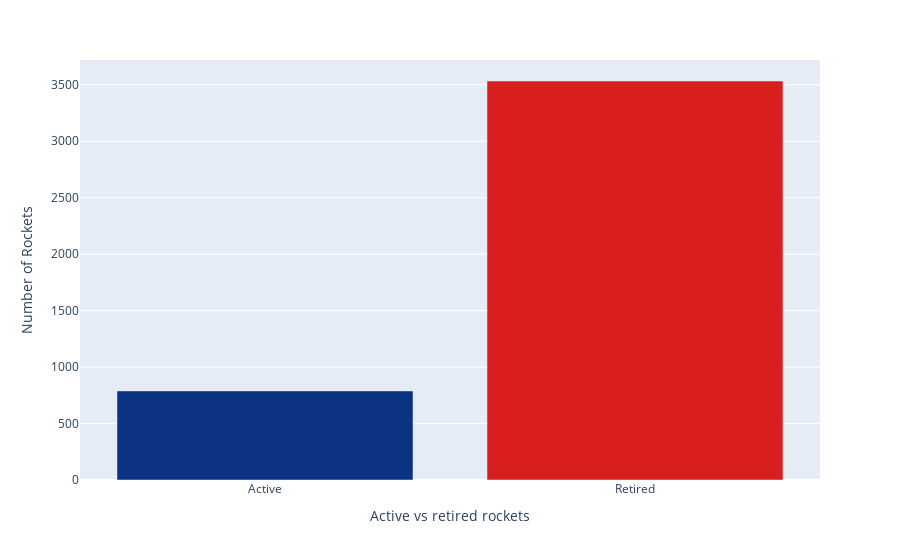

Source (notebook cell):
### Code cell
plt.figure(figsize=(14,8),dpi=200)

bar = px.bar(data_frame=activevsretired,x=activevsretired.index,
             y=activevsretired.values ,
             color=activevsretired.values,
             color_continuous_scale='portland')
bar.update_layout(coloraxis_showscale=False, xaxis_title = "Active vs retired rockets", 
                  yaxis_title='Number of Rockets')

bar.update_xaxes(ticktext=['Active', 'Retired'], tickvals=[0, 1])
bar.show()

### Figure 1 — Plotly figure (JSON) as saved in the notebook; plotly's stock layout.template omitted (floating-point values rounded to 4 significant figures)
{"data": [{"alignmentgroup": "True", "hovertemplate": "index=%{x}<br>y=%{y}<br>color=%{marker.color}<extra></extra>", "legendgroup": "", "marker": {"color": [789, 3534], "coloraxis": "coloraxis", "pattern": {"shape": ""}}, "name": "", "offsetgroup": "", "orientation": "v", "showlegend": false, "textposition": "auto", "type": "bar", "x": ["StatusActive", "StatusRetired"], "xaxis": "x", "y": [789, 3534], "yaxis": "y"}], "layout": {"barmode": "relative", "coloraxis": {"colorbar": {"title": {"text": "color"}}, "colorscale": [[0, "rgb(12,51,131)"], [0.25, "rgb(10,136,186)"], [0.5, "rgb(242,211,56)"], [0.75, "rgb(242,143,56)"], [1, "rgb(217,30,30)"]], "showscale": false}, "legend": {"tracegroupgap": 0}, "margin": {"t": 60}, "xaxis": {"anchor": "y", "domain": [0, 1], "ticktext": ["Active", "Retired"], "tickvals": [0, 1], "title": {"text": "Active vs retired rockets"}}, "yaxis": {"anchor": "x", "domain": [0, 1], "title": {"text": "Number of Rockets"}}}}
